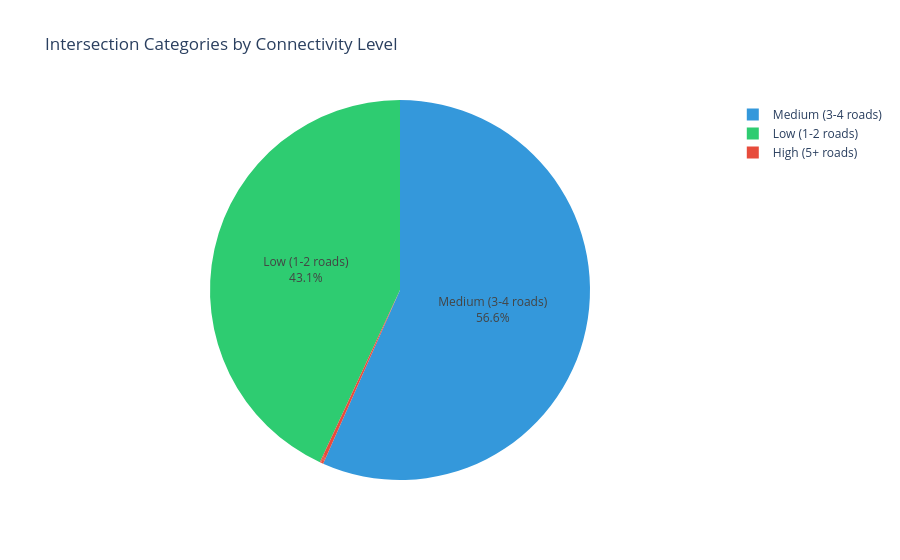

The notebook cell this image was saved under:
### Markdown cell above
## Task 8: Intersection Categories

### Code cell
# TASK 8: Intersection Categories by Degree
print("=" * 40)
print("TASK 8: Intersection Categories")
print("=" * 40)

fig8 = px.pie(
    names=["Low (1-2 roads)", 
           "Medium (3-4 roads)", 
           "High (5+ roads)"],
    values=[low, medium, high],
    title="Intersection Categories by Connectivity Level",
    color_discrete_sequence=["#3498db", "#2ecc71", "#e74c3c"]
)
fig8.update_traces(textposition='inside', textinfo='percent+label')
fig8.show()

# Print summary
print(f"\nCategory Summary:")
print(f"Low  (1-2 roads): {low:,}  ({low/len(degrees)*100:.1f}%)")
print(f"Medium (3-4 roads): {medium:,}  ({medium/len(degrees)*100:.1f}%)")
print(f"High (5+ roads):  {high:,}  ({high/len(degrees)*100:.1f}%)")

### Figure 1 — Plotly figure (JSON) as saved in the notebook; plotly's stock layout.template omitted (floating-point values rounded to 4 significant figures)
{"data": [{"domain": {"x": [0, 1], "y": [0, 1]}, "hovertemplate": "label=%{label}<br>value=%{value}<extra></extra>", "labels": ["Low (1-2 roads)", "Medium (3-4 roads)", "High (5+ roads)"], "legendgroup": "", "name": "", "showlegend": true, "textinfo": "percent+label", "textposition": "inside", "type": "pie", "values": [37720, 49593, 262]}], "layout": {"legend": {"tracegroupgap": 0}, "piecolorway": ["#3498db", "#2ecc71", "#e74c3c"], "title": {"text": "Intersection Categories by Connectivity Level"}}}
